Frame 1 (no input): blank canvas, image omitted
Frame 60 (the mouse pressed at the canvas centre just before this capture): blank canvas, image omitted
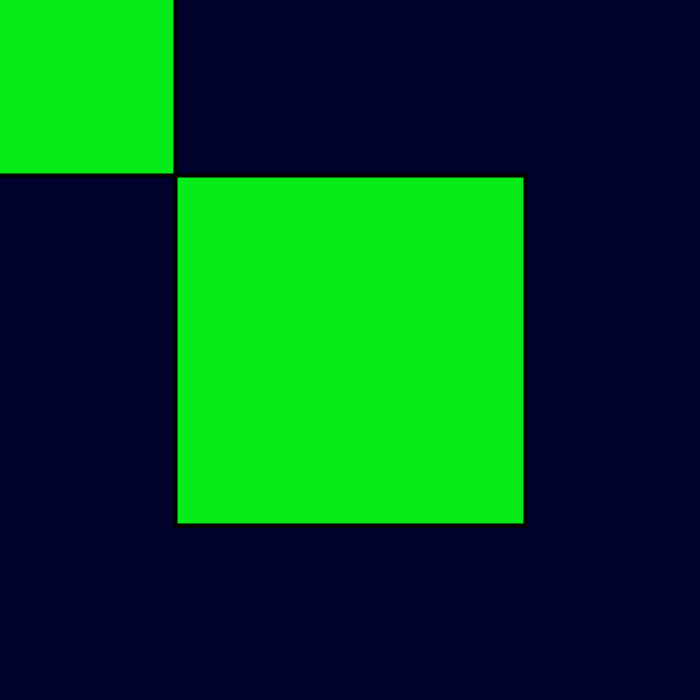
Frame 120 (the mouse held since frame 60 and released just before this capture)

The Processing sketch whose frames 1 and 60 were blank and that drew this single picture after the mouse press (run headless with seeded random() and noise(); from frame 60 on, the mouse is pressed at the canvas centre):

// Processing sketch: processing_160524
// ── processing_160524.pde

int lineThickness =4;
 
 
void setup(){
  size (700,700);
  strokeWeight (lineThickness);
  background (300);
}
void draw() {
  if (mousePressed) {
    rectMode(CENTER);
    fill(5,236,24);
    rect (pmouseX, pmouseY, mouseX, mouseY);
    stroke(0);
 
  }
}
